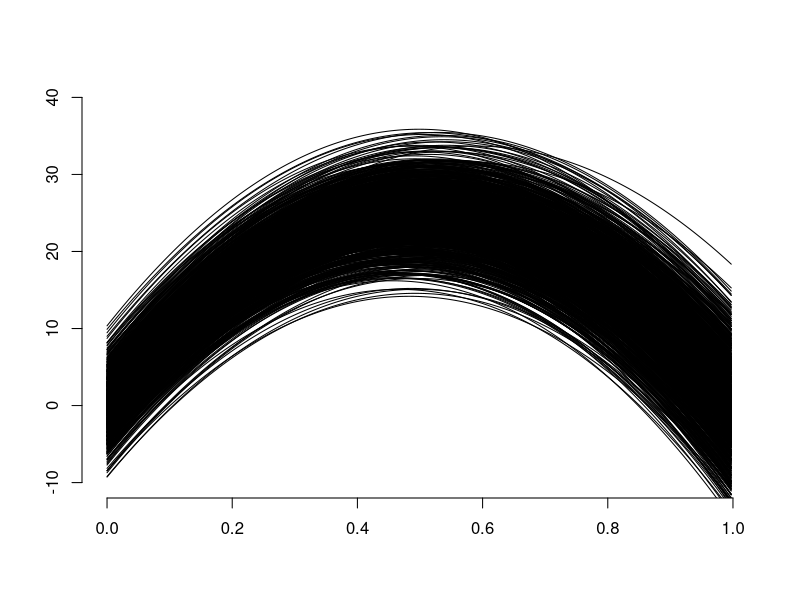
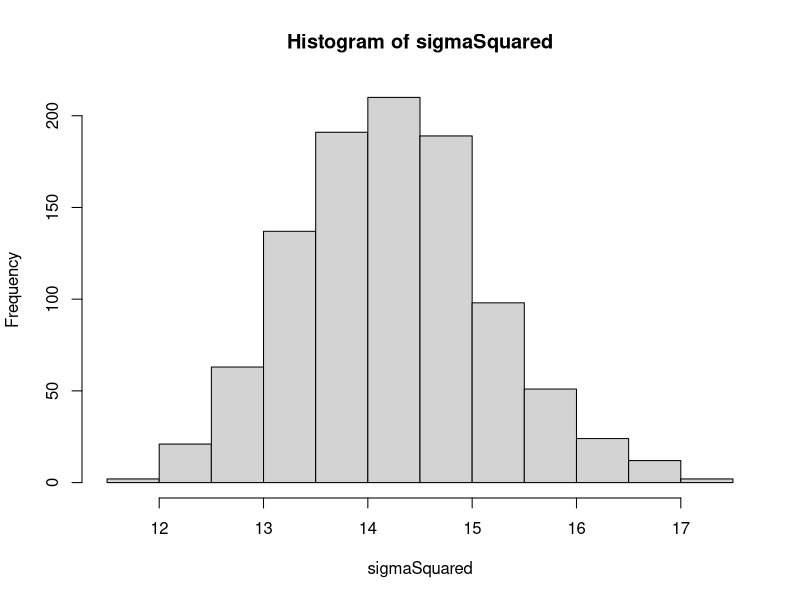
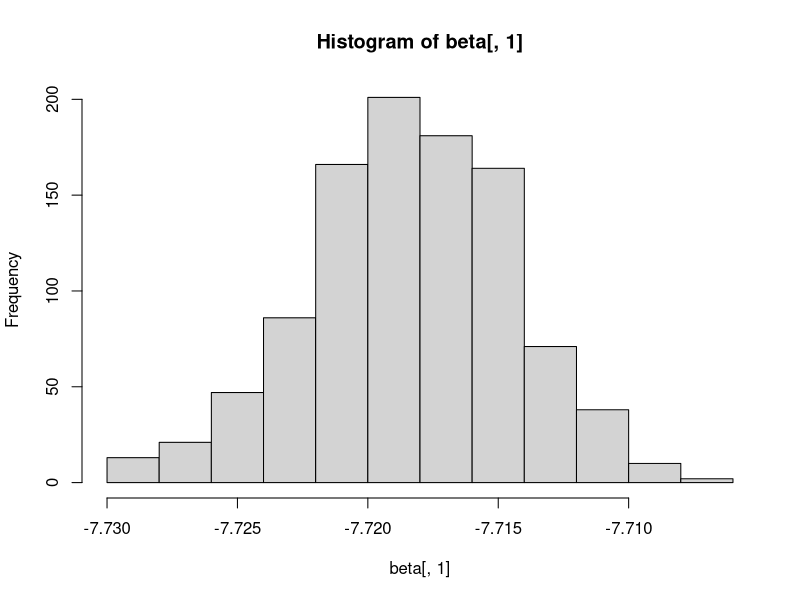
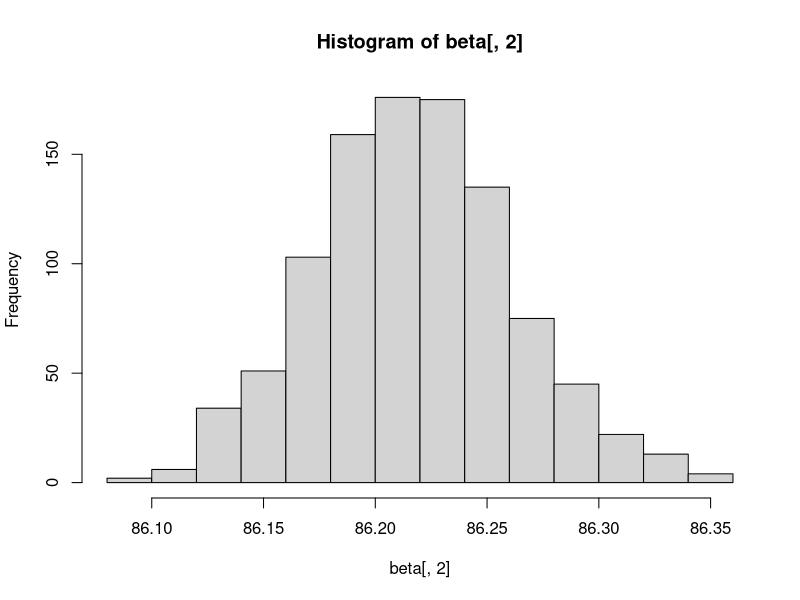
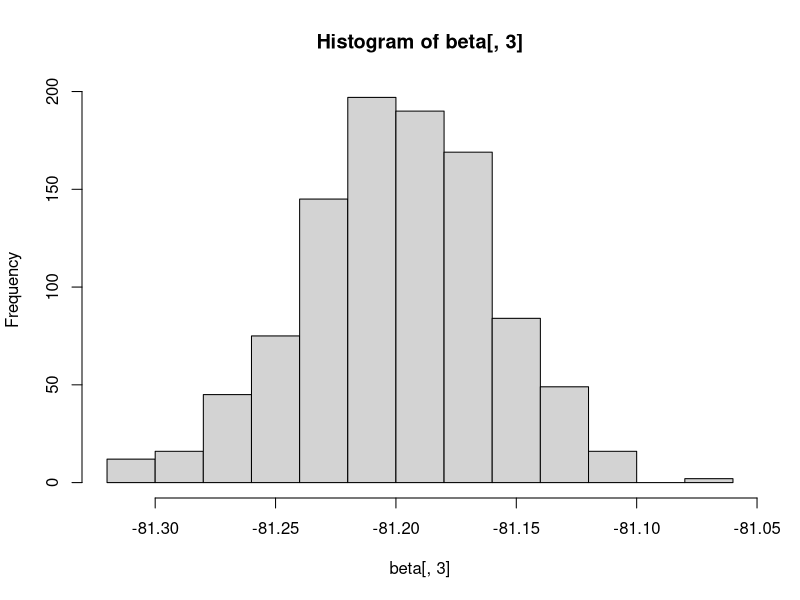
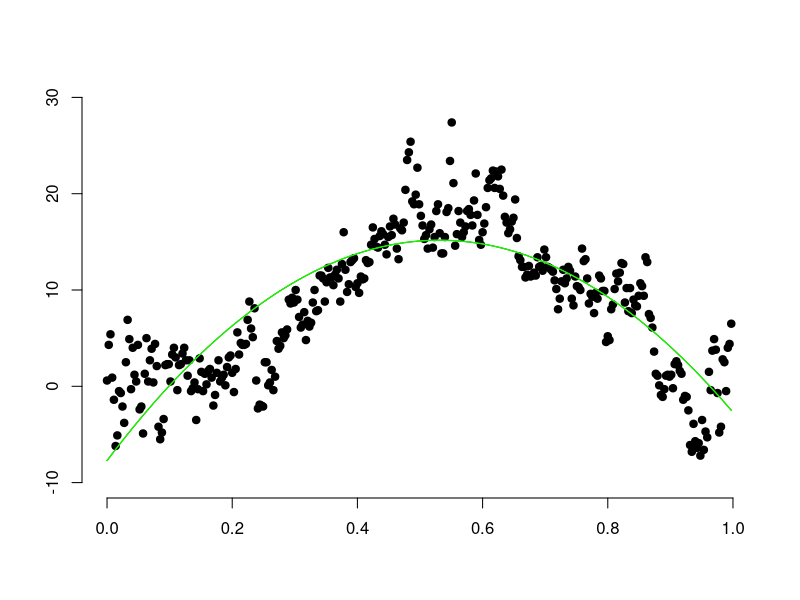
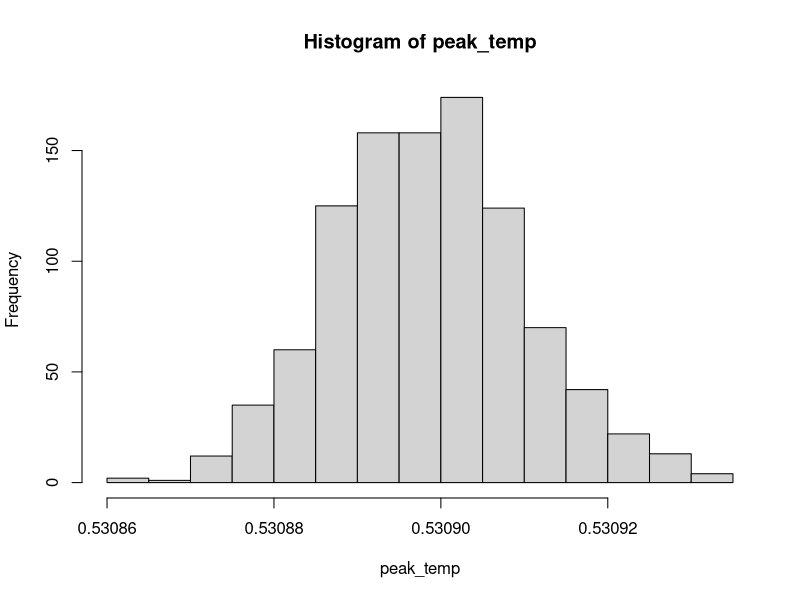

Here is the R script that generated these plots, in order:
#The dataset Linkoping2022.xlsx contains daily average temperatures (in degree Celcius) 
#in Linköping over the course of the year 2022. Use the function read_xlsx(), which is included
#in the R package readxl (install.packages("readxl")), to import the dataset in R. The response variable is 
#temp and the covariate time that you need to create yourself is de􏰁ned by

#time =(#days since beginning of year)/365

#A Bayesian analysis of the following quadratic regression model is to be performed:
#temp=β0+β1·time+β2·time +ε,ε∼N(0,σ).

#Read data and import library
library(readxl)
data = read_xlsx("Linkoping2022.xlsx")

#Calculate variable time
data$time = as.integer(difftime(data$datetime,"2022-01-01", units = "day"))/365

#a)
# Use the conjugate prior for the linear regression model. The prior hyperparameters μ0, Ω0, ν0 and σ02
#shall be set to sensible values. Start with μ0 = (0,100,−100)T, Ω0 = 0.01 · I3, ν0 = 1 and σ02 = 1.
#Check if this prior agrees with your prior opinions by simulating draws from the joint prior of all parameters 
#and for every draw compute the regression curve. This gives a collection of regression curves; one for each draw 
#from the prior. Does the collection of curves look reasonable? If not, change the prior hyperparame- ters until the 
#collection of prior regression curves agrees with your prior beliefs about the regression curve.
#[Hint: R package mvtnorm can be used and your Inv-χ2 simulator of random draws from Lab 1.]

library(mvtnorm)

### LOAD DATA ###
my_zero = c(0,100,-100)
omega_zero = 0.1*diag(3)
v_zero = 100 #Increased from 1 since we got bad regression curves when using low values
sigma2_zero = 1

#################


###Simulate draws from prior for sigma squared
Ndraw = 1000 #Integer for how many draws we want to make
set.seed(12345)
chi_vals = rchisq(Ndraw,v_zero) #Drawing 10000 random samples from chi-squared distribution
sigmaSquared = v_zero*sigma2_zero/chi_vals #Calculating prior sigma squared

###Simulate draws from prior beta
beta=matrix(0,length(sigmaSquared),3) #Create matrix to store beta draws
for (i in 1:length(sigmaSquared)) {
beta[i,] = rmvnorm(1, my_zero, sigmaSquared[i]*solve(omega_zero)) #Drawing beta values from prior
}

reg = matrix(0,365,Ndraw) #Creating matrix to store the set of regressions
for (i in 1:Ndraw) {
reg[,i]=beta[i,1]+data$time*beta[i,2]+(data$time**2)*beta[i,3] #Calculating regressions
}
###Creating plot where all regressions can be plotted
plot.new()
plot.window(xlim=c(0,1), ylim=c(-10,40))
axis(side = 1)
axis(side = 2)
for (i in 1:Ndraw) {
  lines(data$time, reg[,i], type = "l") #Plotting regression
}
#Conclusion: By increasing the prior degrees of freedom, we got better regression curves. 

#b)
#Write a function that simulate draws from the joint posterior distribution of β0, β1,β2 and σ2.
#i) Plot a histogram for each marginal posterior of the parameters.
#ii) Make a scatter plot of the temperature data and overlay a curve for the posterior median of the 
#regression function f(time) = E[temp|time] = β0 + β1 · time + β2 · time2, i.e. the median of f (time)
#is computed for every value of time. In addition, overlay curves for the 90% equal tail posterior probability 
#intervals of f(time), i.e. the 5 and 95 posterior percentiles of f (time) is computed for every value of time. 
#Does the posterior probability intervals contain most of the data points? Should they?


###DATA###
n = length(data$temp)
v_n = v_zero + n
X = cbind(1, data$time, data$time**2)
beta_hat=solve(t(X)%*%X)%*%t(X)%*%data$temp
my_n=solve(t(X)%*%X+omega_zero)%*%(t(X)%*%X%*%beta_hat+omega_zero%*%my_zero)
omega_n = t(X)%*%X+omega_zero
sigma2_n = as.numeric((sigma2_zero*v_zero + (t(data$temp)%*%data$temp+t(my_zero)%*%omega_zero%*%my_zero-t(my_n)%*%omega_n%*%my_n))/v_n)
###########

###Draw posterior values for sigma squared
Ndraw = 1000 #Integer for how many draws we want to make
set.seed(12345)
chi_vals = rchisq(Ndraw,v_n) #Drawing 10000 random samples from chi-squared distribution
sigmaSquared = v_n*sigma2_n/chi_vals #Calculating posterior sigma squared

###Simulate draws for posterior beta
beta=matrix(0,length(sigmaSquared),3) #Create matrix to store beta simulations
for (i in 1:length(sigmaSquared)) {
  set.seed(12345)
  beta[i,] = rmvnorm(1, my_n, sigmaSquared[i]*solve(omega_n)) #Drawing beta values from posterior
}

###Plotting histogram for posterior draws
hist(sigmaSquared) #Histogram for sigma_squared
hist(beta[,1]) #Histogram for beta_zero
hist(beta[,2]) #Histogram for beta_one
hist(beta[,3]) #Histogram for beta_two

###Scatter plot
plot.new()
plot.window(xlim=c(0,1), ylim=c(-10,30))
axis(side = 1)
axis(side = 2)
points(data$time, data$temp, pch=19)

reg = matrix(0,365,Ndraw) #Creating matrix to store the set of regressions
for (i in 1:Ndraw) {
  reg[,i]=X%*%beta[i,] #Calculating regressions
}

temp_medians = rep(0,dim(reg)[1]) #Creating list to store median values of temps each day
for(i in 1:dim(reg)[1]) {
 temp_medians[i] = median(reg[i,]) 
}

#Plotting median values
lines(data$time, temp_medians, pch=19, col="red")

#Creating 90% crediible interval
min = 0.05*dim(reg)[2]+1
max = 0.95*dim(reg)[2]

under_limit = rep(0,dim(reg)[1])
upper_limit = rep(0,dim(reg)[1])
for(i in 1:dim(reg)[1]) {
  sorted = sort(reg[i,])
  under_limit[i]=quantile(sorted,probs=0.05)
  upper_limit[i]=quantile(sorted,probs=0.95)
}

lines(data$time, under_limit, col="green") 
lines(data$time, upper_limit, col="green")  

###Conclusion:The equal tail intervals are very narrow as we can see in the plot. As we saw in the previously
### presented histograms, the posterior draws are narrow which yields a very slim upper and under limit
### (they are very similar, but not the same however)

#c)
#It is of interest to locate the time with the highest expected temperature (i.e. the time where f(time) is maximal). 
#Let's call this value x ̃. Use the simulated draws in (b) to simulate from the posterior distribution of x ̃.
#[Hint: the regression curve is a quadratic polynomial. Given each posterior draw of β0, β1 and β2,
#you can find a simple formula for x ̃.]


#As it is a polynomial function with a maximum point, the time for the highest temp
#should be located where the derivative is 0

###Simulating the expected time where the temperature is at its peak
peak_temp = rep(0,Ndraw)
for (i in 1:Ndraw) {
  peak_temp[i]=(-1)*(beta[i,2]/(2*beta[i,3])) #Estimating time when temperature reaches its peak
}

hist(peak_temp) #Plotting histogram of when the temperature is expected to peak

###Conclusion: Once again, the posterior distribution is very narrow.
###Furthermore, posterior distribution that temperature is likely to peak in mid July
### which is reasonable

#d)
#Say now that you want to estimate a polynomial regression of order 10, but you suspect that higher 
#order terms may not be needed, and you worry about overfitting the data. Suggest a suitable prior that mitigates 
#this potential problem. You do not need to compute the posterior. 
#Just write down your prior. [Hint: the task is to specify μ0 and Ω0 in a suitable way.]

#Answer:
#The prior my_zero can be set to previous values. Prior omega_zero should be X*I (X times identity matrix).
#Rest of coefficients should be close to 0 to avoid overfitting from higher order terms.
#Furthermore, the X value for the omega_zero should be set to a large value in order to obtain
# a smaller spread for the beta values, making them more likely to stay close to zero.
#On the other hand, you could also argue that the X value should be low as this would give the data
#less impact and therefore decrease the risk of overfitting to the data.
